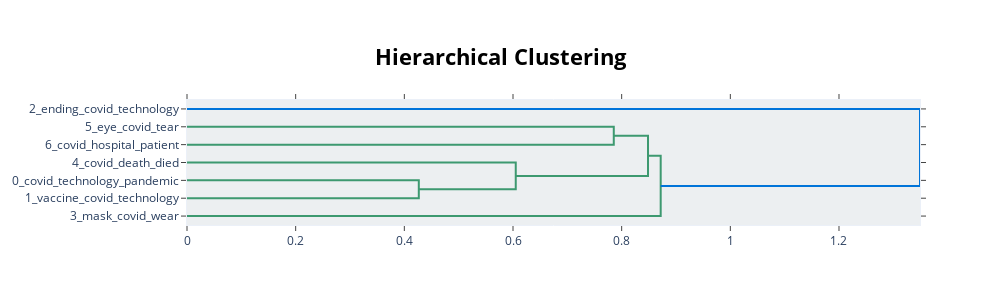

This figure's notebook cell:
### Code cell
topic_model.visualize_hierarchy()

### Figure 1 — Plotly figure (JSON) as saved in the notebook; plotly's stock layout.template omitted (floating-point values rounded to 4 significant figures)
{"data": [{"hoverinfo": "text", "marker": {"color": "rgb(61,153,112)"}, "mode": "lines", "type": "scatter", "x": [0, 0.7855, 0.7855, 0], "xaxis": "x", "y": [-15, -15, -25, -25], "yaxis": "y"}, {"hoverinfo": "text", "marker": {"color": "rgb(61,153,112)"}, "mode": "lines", "type": "scatter", "x": [0, 0.4266, 0.4266, 0], "xaxis": "x", "y": [-45, -45, -55, -55], "yaxis": "y"}, {"hoverinfo": "text", "marker": {"color": "rgb(61,153,112)"}, "mode": "lines", "type": "scatter", "x": [0, 0.6051, 0.6051, 0.4266], "xaxis": "x", "y": [-35, -35, -50, -50], "yaxis": "y"}, {"hoverinfo": "text", "marker": {"color": "rgb(61,153,112)"}, "mode": "lines", "type": "scatter", "x": [0.7855, 0.8485, 0.8485, 0.6051], "xaxis": "x", "y": [-20, -20, -42.5, -42.5], "yaxis": "y"}, {"hoverinfo": "text", "marker": {"color": "rgb(61,153,112)"}, "mode": "lines", "type": "scatter", "x": [0.8485, 0.8718, 0.8718, 0], "xaxis": "x", "y": [-31.25, -31.25, -65, -65], "yaxis": "y"}, {"hoverinfo": "text", "marker": {"color": "rgb(0,116,217)"}, "mode": "lines", "type": "scatter", "x": [0, 1.349, 1.349, 0.8718], "xaxis": "x", "y": [-5, -5, -48.12, -48.12], "yaxis": "y"}], "layout": {"autosize": false, "height": 305, "hoverlabel": {"bgcolor": "white", "font": {"family": "Rockwell", "size": 16}}, "hovermode": "closest", "plot_bgcolor": "#ECEFF1", "showlegend": false, "title": {"font": {"color": "Black", "size": 22}, "text": "<b>Hierarchical Clustering</b>", "x": 0.5, "xanchor": "center", "yanchor": "top"}, "width": 1000, "xaxis": {"mirror": "allticks", "rangemode": "tozero", "showgrid": false, "showline": true, "showticklabels": true, "ticks": "outside", "type": "linear", "zeroline": false}, "yaxis": {"mirror": "allticks", "range": [-70, 0], "rangemode": "tozero", "showgrid": false, "showline": true, "showticklabels": true, "tickmode": "array", "ticks": "outside", "ticktext": ["2_ending_covid_technology", "5_eye_covid_tear", "6_covid_hospital_patient", "4_covid_death_died", "0_covid_technology_pandemic", "1_vaccine_covid_technology", "3_mask_covid_wear"], "tickvals": [-5, -15, -25, -35, -45, -55, -65], "type": "linear", "zeroline": false}}}
